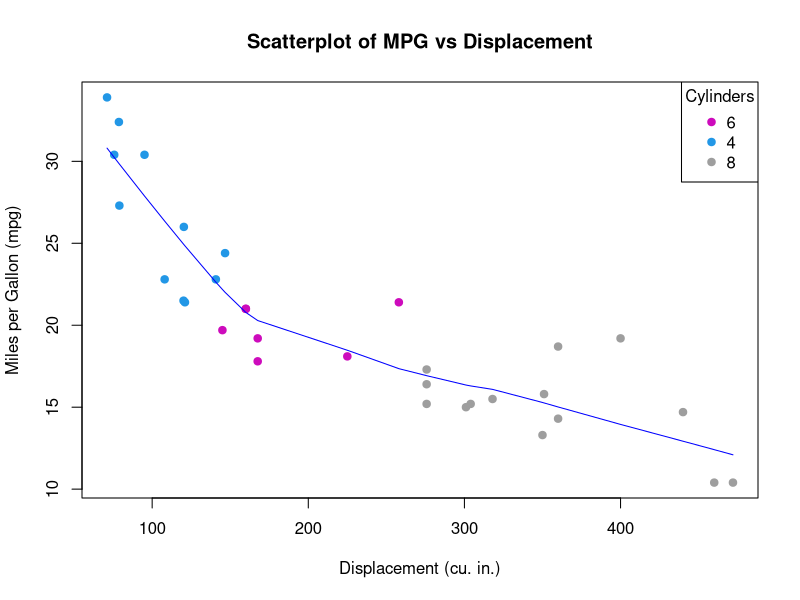

The R script that drew this image:

# Load the mtcars dataset
data(mtcars)

# Create a scatterplot of mpg vs disp with different colors for cyl
plot(mtcars$disp, mtcars$mpg, 
     xlab = "Displacement (cu. in.)", ylab = "Miles per Gallon (mpg)",
     main = "Scatterplot of MPG vs Displacement",
     col = mtcars$cyl, pch = 19)

# Adding a legend for the number of cylinders (cyl)
legend("topright", legend = unique(mtcars$cyl), col = unique(mtcars$cyl), pch = 19, title = "Cylinders")

# Add a smooth line to show the trend
lines(lowess(mtcars$disp, mtcars$mpg), col = "blue")
